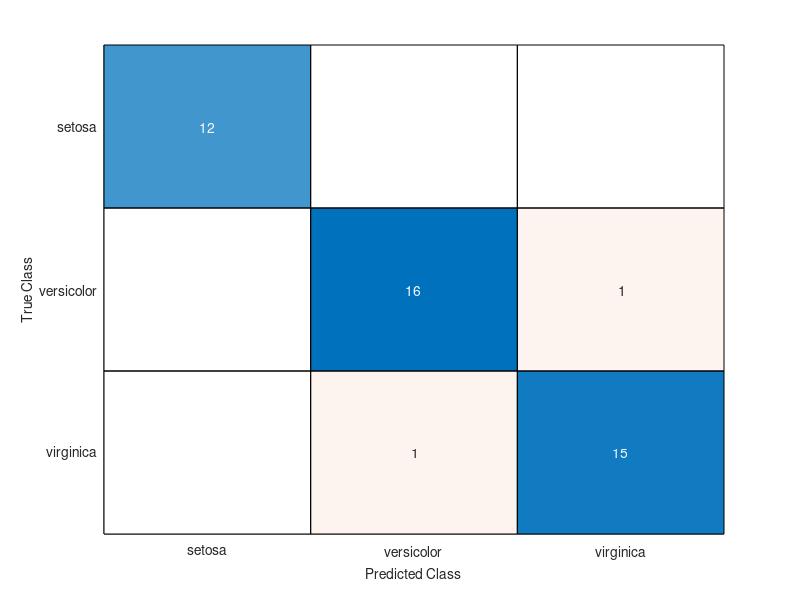

This chart was generated by the following MATLAB code:
load fisheriris.mat

rng('default');

n = length(species);
hpartition = cvpartition(n, 'HoldOut', 0.3);

idxTrain = training(hpartition);
measTrain = meas(idxTrain, :);
speciesTrain = species(idxTrain);

idxTest = test(hpartition);
measTest = meas(idxTest, :);
speciesTest = species(idxTest);

Ida = fitcdiscr(measTrain, speciesTrain);
predictedSpecies = predict(Ida, measTest);

confusionchart(speciesTest, predictedSpecies);